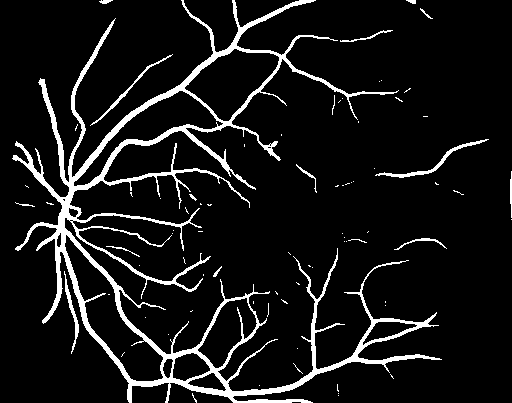
#> input picture cvd-ai-service/segmentation_test_output/vessel_mask.png, 512 x 403 px
$ python analyze_vessel_mask.py
#> lines starting #> are read from the running program, lines starting #| are printed output that depends on the picture; after the words box and inside, x2 and y2 are one past the last pixel; in counts of white or black regions, pixels touching at a corner belong together
from pathlib import Path
import json
import cv2
import numpy as np

root = Path(__file__).resolve().parent / "segmentation_test_output"
mask_path = root / "vessel_mask.png"
report_path = root / "mask_quality_report.txt"

if not mask_path.is_file():
    raise FileNotFoundError(f"Mask not found: {mask_path}")

gray = cv2.imread(str(mask_path), cv2.IMREAD_GRAYSCALE)
#> gray: shape (403, 512); 8.8% white; 78 white regions (61 under 20 px), largest, box (x1, y1, x2, y2) and area: (12, 0, 442, 403) 16309, (375, 139, 489, 178) 397, (90, 54, 173, 126) 252
if gray is None:
    raise RuntimeError("Could not read vessel mask")

mask = (gray >= 128).astype(np.uint8)
height, width = mask.shape
#> height = 403; width = 512
vessel_pixels = int(mask.sum())
#> vessel_pixels = 18075
total_pixels = int(mask.size)
#> total_pixels = 206336
coverage = 100.0 * vessel_pixels / max(1, total_pixels)
#> coverage = 8.76

count, labels, stats, centroids = cv2.connectedComponentsWithStats(
    mask, connectivity=8
)
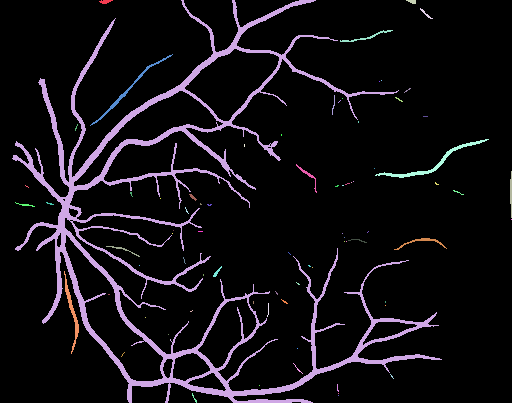
#> labels: shape (403, 512) int32; 79 distinct labels, from 0 to 78; one colour per label, 0 black
#> count = 79; stats = 79 rows, first 6: [0, 0, 512, 403, 188261], [99, 0, 14, 4, 37], [12, 0, 430, 403, 16309], [406, 0, 10, 4, 28], [420, 8, 13, 11, 29], [340, 30, 53, 12, 100]; centroids = 79 pairs, first value 24.89 to 511, second value 1.14 to 397.9
areas = stats[1:, cv2.CC_STAT_AREA] if count > 1 else np.array([], dtype=int)
#> areas = 78 values, max 16309 at index 1, min 1 at index 6, mean 231.7
large = areas[areas >= 10]
#> large = 24 values, max 16309 at index 1, min 11 at index 14, mean 746.2

distance = cv2.distanceTransform(mask, cv2.DIST_L2, 5)
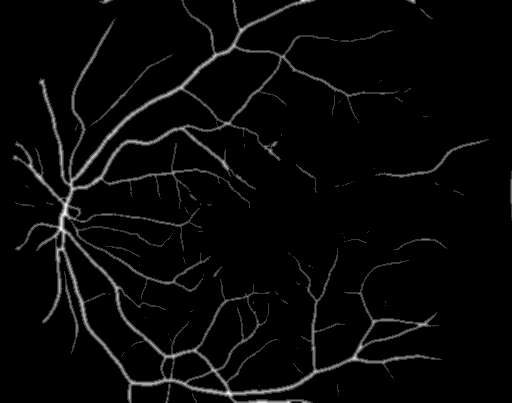
#> distance: shape (403, 512) float32; min 0, max 4.39, mean 0.13; drawn with min black and max white
inside = distance[mask > 0]
#> inside = 18075 values, max 4.39 at index 8533, min 1 at index 0, mean 1.49
estimated_width = float(np.median(inside * 2)) if inside.size else 0.0
#> estimated_width = 2

lines = [
    "RETINAL VESSEL MASK QUALITY REPORT",
    "=================================",
    f"Image dimensions: {width} x {height}",
    f"White vessel pixels: {vessel_pixels}",
    f"Total image pixels: {total_pixels}",
    f"White-pixel coverage of full image: {coverage:.2f}%",
    f"Connected components, excluding background: {max(0, count - 1)}",
    f"Components with at least 10 pixels: {len(large)}",
    f"Largest component area: {int(areas.max()) if areas.size else 0} pixels",
    f"Median local mask width estimate: {estimated_width:.2f} pixels",
    "",
    "Interpretation:",
    "- Coverage is calculated over the full rectangular image, not just the retinal field.",
    "- Components may include true vessels, false positives, or disconnected vessel fragments.",
    "- Width is an approximate mask-thickness measure, not anatomical vessel diameter.",
    "- These metrics alone do not measure segmentation accuracy; a reference mask is needed.",
]

report_path.write_text("\n".join(lines), encoding="utf-8")
print("\n".join(lines))
#| RETINAL VESSEL MASK QUALITY REPORT
#| =================================
#| Image dimensions: 512 x 403
#| White vessel pixels: 18075
#| Total image pixels: 206336
#| White-pixel coverage of full image: 8.76%
#| Connected components, excluding background: 78
#| Components with at least 10 pixels: 24
#| Largest component area: 16309 pixels
#| Median local mask width estimate: 2.00 pixels
#| Interpretation:
#| - Coverage is calculated over the full rectangular image, not just the retinal field.
#> (further printed lines are left out)
print(f"\nReport saved to: {report_path}")
